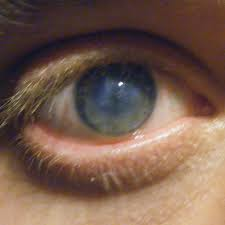
%> input picture Non Enrolled image/2.jpg, 225 x 225 px
$ octave --eval "result = iris1(imread('Non Enrolled image/2.jpg'));"   (GNU Octave 9; MATLAB toolbox functions it lacks are replaced by stand-ins)
%> lines starting %> are read from the running program, lines starting %| are printed output that depends on the picture; in (x1, y1, x2, y2) boxes, pixels count from 0 and x2, y2 are one past the last pixel; in counts of white or black regions, pixels touching at a corner belong together; the program's own positions count from 1
function template = iris1(I)
% ----------------------------------------------------------------------- %
I = imresize(I,[256 256]);
[row col dim] = size(I);

if dim == 3
    I = rgb2gray(I);
end

% figure,imshow(I);
% title('Eye Image');
I1 = hist_eq(I);  % Histogram Equalization
% figure,imshow(uint8(I1));
% title('Histogram Equalization');
template = createiristemplate(I1);
% [8 lines not run here, left out]
function I1 = hist_eq(I) % Histogram  Equalization
I=double(I');
seq=double(I(:));
seq=sort(seq);
seq=round(seq);
value=[];
count=[];
while ~isempty(seq)
    pos=find(seq==seq(1));
    c=length(pos);
    value=[value seq(1)];
    count=[count c];
    seq(pos)=[];
end
cdf=[];
for i=1:length(value)
    cdf=[cdf sum(count(1:i))];
end
cdf_min=min(cdf);
[M N]=size(I);
h=zeros(1,length(value));
for v=1:length(value)
    h(v)=round(((cdf(v)-cdf_min)/((M*N)-cdf_min)).*255);
end
I1=zeros(M,N);
S=sort(value);
for i=1:length(value)
    pos=(I==S(i));
    I1(pos)=h(i);
end
I1=I1';


function  [template mask] = createiristemplate(eyeimage)

% createiristemplate - generates a biometric template from an iris in
% an eye image.
%
% Usage:
% [template, mask] = createiristemplate(eyeimage_filename)
% Arguments:
%	eyeimage_filename   - the file name of the eye image
%
% Output:
%	template		    - the binary iris biometric template
%	mask			    - the binary iris noise mask

irisnum = 1;

%normalisation parameters
radial_res = 20;
angular_res = 240;
% with these settings a 9600 bit iris template is
% created

%feature encoding parameters
nscales = 1;
minWaveLength = 18;
mult = 1;                 % not applicable if using nscales = 1
sigmaOnf = 0.5;

[circleiris circlepupil imagewithnoise] = segmentiris(eyeimage);

% perform normalisation

[polar_array noise_array] = normaliseiris(imagewithnoise, circleiris(2),...
    circleiris(1), circleiris(3), circlepupil(2), ...
    circlepupil(1), circlepupil(3),irisnum, radial_res, angular_res);


% perform feature encoding
[template mask] = encode(polar_array, noise_array,...
    nscales, minWaveLength, mult, sigmaOnf);

% [7 lines of commented-out code are left out]

function [circleiris, circlepupil, imagewithnoise] = segmentiris(eyeimage)

% segmentiris - peforms automatic segmentation of the iris region
% from an eye image. Also isolates noise areas such as occluding
% eyelids and eyelashes.
%
% Usage:
% [circleiris, circlepupil, imagewithnoise] = segmentiris(image)
%
% Arguments:
%	eyeimage		- the input eye image
%
% Output:
%	circleiris	    - centre coordinates and radius
%			          of the detected iris boundary
%	circlepupil	    - centre coordinates and radius
%			          of the detected pupil boundary
%	imagewithnoise	- original eye image, but with
%			          location of noise marked with
%			          NaN values
%

% define range of pupil & iris radii

%CASIA
lpupilradius = 28;
upupilradius = 75;
lirisradius = 80;
uirisradius = 150;

% [8 lines of commented-out code are left out]
scaling = 0.4;


% find the iris boundary
[row, col, r] = findcircle(eyeimage, lirisradius, ...
    uirisradius, scaling, 2, 0.20, 0.19, 1.00, 0.00);

circleiris = [row col r];

rowd = double(row);
cold = double(col);
rd = double(r);

irl = round(rowd-rd);
iru = round(rowd+rd);
icl = round(cold-rd);
icu = round(cold+rd);

imgsize = size(eyeimage);

if irl < 1
    irl = 1;
end

if icl < 1
    icl = 1;
end

if iru > imgsize(1)
    iru = imgsize(1);
end

if icu > imgsize(2)
    icu = imgsize(2);
end

% to find the inner pupil, use just the region within the previously
% detected iris boundary
imagepupil = eyeimage( irl:iru,icl:icu);

%find pupil boundary
[rowp, colp, r] = findcircle(imagepupil, lpupilradius, ...
    upupilradius ,0.6,2,0.25,0.25,1.00,1.00);

rowp = double(rowp);
colp = double(colp);
r = double(r);

row = double(irl) + rowp;
col = double(icl) + colp;

row = round(row);
col = round(col);

circlepupil = [row col r];

% set up array for recording noise regions
% noise pixels will have NaN values
imagewithnoise = double(eyeimage);

%find top eyelid
topeyelid = imagepupil(1:(rowp-r), :);
lines = findline(topeyelid);

if size(lines,1) > 0
    [xl yl] = linecoords(lines, size(topeyelid));
    yl = double(yl) + irl-1;
    xl = double(xl) + icl-1;

    yla = max(yl);

    y2 = 1:yla;

    ind3 = sub2ind(size(eyeimage), yl, xl);
    imagewithnoise(ind3) = NaN;

    imagewithnoise(y2, xl) = NaN;
end

%find bottom eyelid
bottomeyelid = imagepupil((rowp+r):size(imagepupil,1),:);
lines = findline(bottomeyelid);

if size(lines,1) > 0

    [xl yl] = linecoords(lines, size(bottomeyelid));
    yl = double(yl)+ irl+rowp+r-2;
    xl = double(xl) + icl-1;

    yla = min(yl);

    y2 = yla:size(eyeimage, 1);

    ind4 = sub2ind(size(eyeimage), yl, xl);
    imagewithnoise(ind4) = NaN;
    imagewithnoise(y2, xl) = NaN;

end

%For CASIA, eliminate eyelashes by thresholding
ref = eyeimage < 100;
coords = find(ref==1);
imagewithnoise(coords) = NaN;

function [row, col, r] = findcircle(image,lradius,uradius,scaling, ...
    sigma, hithres, lowthres, vert, horz)


% findcircle - returns the coordinates of a circle in an image using the Hough transform
% and Canny edge detection to create the edge map.
%
% Usage:
% [row, col, r] = findcircle(image,lradius,uradius,scaling, sigma, hithres, lowthres, vert, horz)
%
% Arguments:
%	image		    - the image in which to find circles
%	lradius		    - lower radius to search for
%	uradius		    - upper radius to search for
%	scaling		    - scaling factor for speeding up the
%			          Hough transform
%	sigma		    - amount of Gaussian smoothing to
%			          apply for creating edge map.
%	hithres		    - threshold for creating edge map
%	lowthres	    - threshold for connected edges
%	vert		    - vertical edge contribution (0-1)
%	horz		    - horizontal edge contribution (0-1)
%
% Output:
%	circleiris	    - centre coordinates and radius
%			          of the detected iris boundary
%	circlepupil	    - centre coordinates and radius
%			          of the detected pupil boundary
%	imagewithnoise	- original eye image, but with
%			          location of noise marked with
%			          NaN values
%


lradsc = round(lradius*scaling);
uradsc = round(uradius*scaling);
rd = round(uradius*scaling - lradius*scaling);

% generate the edge image
[I2 or] = canny(image, sigma, scaling, vert, horz);
I3 = adjgamma(I2, 1.9);
I4 = nonmaxsup(I3, or, 1.5);
edgeimage = hysthresh(I4, hithres, lowthres);

% perform the circular Hough transform
h = houghcircle(edgeimage, lradsc, uradsc);

maxtotal = 0;

% find the maximum in the Hough space, and hence
% the parameters of the circle
for i=1:rd

    layer = h(:,:,i);
    [maxlayer] = max(max(layer));


    if maxlayer > maxtotal

        maxtotal = maxlayer;


        r = int32((lradsc+i) / scaling);

        [row,col] = ( find(layer == maxlayer) );


        row = int32(row(1) / scaling); % returns only first max value
        col = int32(col(1) / scaling);

    end

end

function [gradient, or] = canny(im, sigma, scaling, vert, horz)


% CANNY - Canny edge detection
%
% Function to perform Canny edge detection.
%
%
% Usage: [gradient or] = canny(im, sigma)
%
% Arguments:   im       - image to be procesed
%              sigma    - standard deviation of Gaussian smoothing filter
%                      (typically 1)
%		       scaling  - factor to reduce input image by
%		       vert     - weighting for vertical gradients
%		       horz     - weighting for horizontal gradients
%
% Returns:     gradient - edge strength image (gradient amplitude)
%              or       - orientation image (in degrees 0-180, positive
%                         anti-clockwise)
%
% See also:  NONMAXSUP, HYSTHRESH
%
%


xscaling = vert;
yscaling = horz;

hsize = [6*sigma+1, 6*sigma+1];   % The filter size.

gaussian = fspecial('gaussian',hsize,sigma);
im = filter2(gaussian,im);        % Smoothed image.

im = imresize(im, scaling);

[rows, cols] = size(im);

h =  [  im(:,2:cols)  zeros(rows,1) ] - [  zeros(rows,1)  im(:,1:cols-1)  ];
v =  [  im(2:rows,:); zeros(1,cols) ] - [  zeros(1,cols); im(1:rows-1,:)  ];
d1 = [  im(2:rows,2:cols) zeros(rows-1,1); zeros(1,cols) ] - ...
                               [ zeros(1,cols); zeros(rows-1,1) im(1:rows-1,1:cols-1)  ];
d2 = [  zeros(1,cols); im(1:rows-1,2:cols) zeros(rows-1,1);  ] - ...
                               [ zeros(rows-1,1) im(2:rows,1:cols-1); zeros(1,cols)   ];

X = ( h + (d1 + d2)/2.0 ) * xscaling;
Y = ( v + (d1 - d2)/2.0 ) * yscaling;

gradient = sqrt(X.*X + Y.*Y); % Gradient amplitude.
or = atan2(-Y, X);            % Angles -pi to + pi.
neg = or<0;                   % Map angles to 0-pi.
or = or.*~neg + (or+pi).*neg;
 % Convert to degrees.
or = or*180/pi;

function newim = adjgamma(im, g)


% ADJGAMMA - Adjusts image gamma.
%
% function g = adjgamma(im, g)
%
% Arguments:
%            im     - image to be processed.
%            g      - image gamma value.
%                     Values in the range 0-1 enhance contrast of bright
%                     regions, values > 1 enhance contrast in dark
%                     regions.


    if g <= 0
	error('Gamma value must be > 0');
    end

    if isa(im,'uint8');
	newim = double(im);
    else
	newim = im;
    end

    % rescale range 0-1
    newim = newim-min(min(newim));
    newim = newim./max(max(newim));

    % Apply gamma function
    newim =  newim.^(1/g);


function im = nonmaxsup(inimage, orient, radius)


% NONMAXSUP
%
% Usage:
%          im = nonmaxsup(inimage, orient, radius);
%
% Function for performing non-maxima suppression on an image using an
% orientation image.  It is assumed that the orientation image gives
% feature normal orientation angles in degrees (0-180).
%
% input:
%   inimage - image to be non-maxima suppressed.
%
%   orient  - image containing feature normal orientation angles in degrees
%             (0-180), angles positive anti-clockwise.
%
%   radius  - distance in pixel units to be looked at on each side of each
%             pixel when determining whether it is a local maxima or not.
%             (Suggested value about 1.2 - 1.5)
%
% Note: This function is slow (1 - 2 mins to process a 256x256 image).  It uses
% bilinear interpolation to estimate intensity values at ideal, real-valued pixel
% locations on each side of pixels to determine if they are local maxima.
%


if size(inimage) ~= size(orient)
  error('image and orientation image are of different sizes');
end

if radius < 1
  error('radius must be >= 1');
end

[rows,cols] = size(inimage);
im = zeros(rows,cols);        % Preallocate memory for output image for speed
iradius = ceil(radius);

% Precalculate x and y offsets relative to centre pixel for each orientation angle

angle = [0:180].*pi/180;    % Array of angles in 1 degree increments (but in radians).
xoff = radius*cos(angle);   % x and y offset of points at specified radius and angle
yoff = radius*sin(angle);   % from each reference position.

hfrac = xoff - floor(xoff); % Fractional offset of xoff relative to integer location
vfrac = yoff - floor(yoff); % Fractional offset of yoff relative to integer location

orient = fix(orient)+1;     % Orientations start at 0 degrees but arrays start
                            % with index 1.

% Now run through the image interpolating grey values on each side
% of the centre pixel to be used for the non-maximal suppression.

for row = (iradius+1):(rows - iradius)
  for col = (iradius+1):(cols - iradius)

    or = orient(row,col);   % Index into precomputed arrays

    x = col + xoff(or);     % x, y location on one side of the point in question
    y = row - yoff(or);

    fx = floor(x);          % Get integer pixel locations that surround location x,y
    cx = ceil(x);
    fy = floor(y);
    cy = ceil(y);
    tl = inimage(fy,fx);    % Value at top left integer pixel location.
    tr = inimage(fy,cx);    % top right
    bl = inimage(cy,fx);    % bottom left
    br = inimage(cy,cx);    % bottom right

    upperavg = tl + hfrac(or) * (tr - tl);  % Now use bilinear interpolation to
    loweravg = bl + hfrac(or) * (br - bl);  % estimate value at x,y
    v1 = upperavg + vfrac(or) * (loweravg - upperavg);

  if inimage(row, col) > v1 % We need to check the value on the other side...

    x = col - xoff(or);     % x, y location on the `other side' of the point in question
    y = row + yoff(or);

    fx = floor(x);
    cx = ceil(x);
    fy = floor(y);
    cy = ceil(y);
    tl = inimage(fy,fx);    % Value at top left integer pixel location.
    tr = inimage(fy,cx);    % top right
    bl = inimage(cy,fx);    % bottom left
    br = inimage(cy,cx);    % bottom right
    upperavg = tl + hfrac(or) * (tr - tl);
    loweravg = bl + hfrac(or) * (br - bl);
    v2 = upperavg + vfrac(or) * (loweravg - upperavg);

    if inimage(row,col) > v2            % This is a local maximum.
      im(row, col) = inimage(row, col); % Record value in the output image.
    end

   end
  end
end


function bw = hysthresh(im, T1, T2)


% HYSTHRESH - Hysteresis thresholding
%
% Usage: bw = hysthresh(im, T1, T2)
%
% Arguments:
%             im  - image to be thresholded (assumed to be non-negative)
%             T1  - upper threshold value
%             T2  - lower threshold value
%
% Returns:
%             bw  - the thresholded image (containing values 0 or 1)
%
% Function performs hysteresis thresholding of an image.
% All pixels with values above threshold T1 are marked as edges
% All pixels that are adjacent to points that have been marked as edges
% and with values above threshold T2 are also marked as edges. Eight
% connectivity is used.
%
% It is assumed that the input image is non-negative
%
% Peter Kovesi          December 1996  - Original version
%                       March    2001  - Speed improvements made (~4x)
%
%
% A stack (implemented as an array) is used to keep track of all the
% indices of pixels that need to be checked.
% Note: For speed the number of conditional tests have been minimised
% This results in the top and bottom edges of the image being considered to
% be connected.  This may cause some stray edges to be propagated further than
% they should be from the top or bottom.
%


if (T2 > T1 | T2 < 0 | T1 < 0)  % Check thesholds are sensible
  error('T1 must be >= T2 and both must be >= 0 ');
end

[rows, cols] = size(im);    % Precompute some values for speed and convenience.
rc = rows*cols;
rcmr = rc - rows;
rp1 = rows+1;

bw = im(:);                 % Make image into a column vector
pix = find(bw > T1);        % Find indices of all pixels with value > T1
npix = size(pix,1);         % Find the number of pixels with value > T1

stack = zeros(rows*cols,1); % Create a stack array (that should never
                            % overflow!)

stack(1:npix) = pix;        % Put all the edge points on the stack
stp = npix;                 % set stack pointer
for k = 1:npix
    bw(pix(k)) = -1;        % mark points as edges
end


% Precompute an array, O, of index offset values that correspond to the eight
% surrounding pixels of any point. Note that the image was transformed into
% a column vector, so if we reshape the image back to a square the indices
% surrounding a pixel with index, n, will be:
%              n-rows-1   n-1   n+rows-1
%
%               n-rows     n     n+rows
%
%              n-rows+1   n+1   n+rows+1

O = [-1, 1, -rows-1, -rows, -rows+1, rows-1, rows, rows+1];

while stp ~= 0            % While the stack is not empty
    v = stack(stp);         % Pop next index off the stack
    stp = stp - 1;

    if v > rp1 & v < rcmr   % Prevent us from generating illegal indices
			    % Now look at surrounding pixels to see if they
                            % should be pushed onto the stack to be
                            % processed as well.
       index = O+v;	    % Calculate indices of points around this pixel.
       for l = 1:8
           ind = index(l);
           if bw(ind) > T2   % if value > T2,
               stp = stp+1;  % push index onto the stack.
               stack(stp) = ind;
               bw(ind) = -1; % mark this as an edge point
           end
       end
    end
end


bw = (bw == -1);            % Finally zero out anything that was not an edge
% and reshape the image
bw = reshape(bw,rows,cols);


function h = houghcircle(edgeim, rmin, rmax)


% houghcircle - takes an edge map image, and performs the Hough transform
% for finding circles in the image.
%
% Usage:
% h = houghcircle(edgeim, rmin, rmax)
%
% Arguments:
%	edgeim      - the edge map image to be transformed
%   rmin, rmax  - the minimum and maximum radius values
%                 of circles to search for
% Output:
%	h           - the Hough transform
%


[rows,cols] = size(edgeim);
nradii = rmax-rmin+1;
h = zeros(rows,cols,nradii);

[y,x] = find(edgeim~=0);

%for each edge point, draw circles of different radii
for index=1:size(y)

    cx = x(index);
    cy = y(index);

    for n=1:nradii

        h(:,:,n) = addcircle(h(:,:,n),[cx,cy],n+rmin);

    end

end


function lines = findline(image)


% findline - returns the coordinates of a line in an image using the
% linear Hough transform and Canny edge detection to create
% the edge map.
%
% Usage:
% lines = findline(image)
%
% Arguments:
%	image   - the input image
%
% Output:
%	lines   - parameters of the detected line in polar form
%


[I2 or] = canny(image, 2, 1, 0.00, 1.00);

I3 = adjgamma(I2, 1.9);
I4 = nonmaxsup(I3, or, 1.5);
edgeimage = hysthresh(I4, 0.20, 0.15);


theta = (0:179)';
[R, xp] = radon(edgeimage, theta);

maxv = max(max(R));

if maxv > 25
    i = find(R == max(max(R)));
else
    lines = [];
    return;
end

[foo, ind] = sort(-R(i));
u = size(i,1);
k = i(ind(1:u));
[y,x]=ind2sub(size(R),k);
t = -theta(x)*pi/180;
r = xp(y);

lines = [cos(t) sin(t) -r];

cx = size(image,2)/2-1;
cy = size(image,1)/2-1;
lines(:,3) = lines(:,3) - lines(:,1)*cx - lines(:,2)*cy;


% [368 lines left out: functions normaliseiris, gaborconvolve, encode, addcircle, linecoords, not called in this run]
%> in hist_eq, `I=double(I');`:
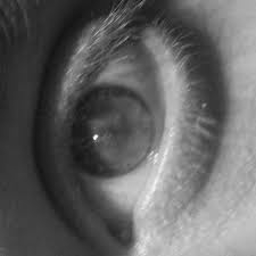
%> I: size 256x256 double; min 18, max 252, mean 98; mean of the top-left, top-right, bottom-left and bottom-right quarters 59.3, 110.3, 62.1, 160.4
%> the loop in hist_eq, `while ~isempty(seq)` made 228 passes
%> c on passes 17 to 19: 526, 472, 487
%> after the loop in hist_eq, `while ~isempty(seq)`: count = 228 values, max 996 at index 35, min 1 at index 226, mean 287.4; value = 228 values from 18 to 252
%> the loop in hist_eq, `for i=1:length(value)` made 228 passes
%> cdf on passes 1 to 3: 4, [4 6], [4 6 21]
%> after the loop in hist_eq, `for i=1:length(value)`: cdf = 228 values from 4 to 65536
%> in hist_eq, `cdf_min=min(cdf);`: cdf_min = 4
%> after the loop in hist_eq, `for v=1:length(value)`: h = 228 values from 0 to 255
%> in hist_eq, `S=sort(value);`: S = 228 values from 18 to 252
%> the loop in hist_eq, `for i=1:length(value)` made 228 passes
%> pass 1, in hist_eq, `pos=(I==S(i));`:
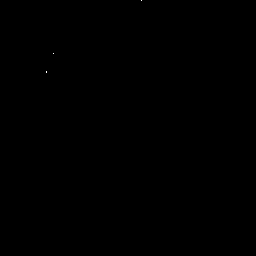
%> pos: size 256x256 logical; 0.01% white in thin lines or dots, all inside (x1, y1, x2, y2) = (46, 0, 142, 73)
%> after the loop in hist_eq, `for i=1:length(value)`:
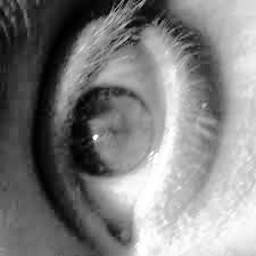
%> I1: size 256x256 double; min 0, max 255, mean 128.4
%> after the loop in nonmaxsup, `for row = (iradius+1):(rows - iradius)`:
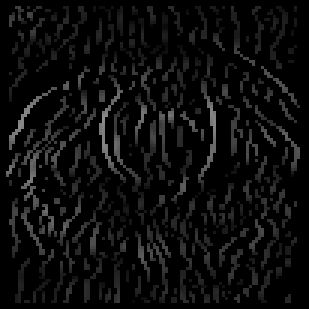
%> im: size 103x103 double (shown 3 times larger); min 0, max 0.56, mean 0.0491
%> after the loop in nonmaxsup, `for row = (iradius+1):(rows - iradius)`: v2 = 0.704
%> in hysthresh, `pix = find(bw > T1);`: pix = 1023 values from 264 to 10250
%> in hysthresh, `npix = size(pix,1);`: npix = 1023
%> the loop in hysthresh, `while stp ~= 0` made 1097 passes
%> (v, index) on passes 1 to 7: (10250, [10249 10251 10146 10147 10148 10352 10353 10354]), (10249, [10248 10250 10145 10146 10147 10351 10352 10353]), (10248, [10247 10249 10144 10145 10146 10350 10351 10352]), (10247, [10246 10248 10143 10144 10145 10349 10350 10351]), (10233, [10232 10234 10129 10130 10131 10335 10336 10337]), (10163, [10162 10164 10059 10060 10061 10265 10266 10267]), (10150, [10149 10151 10046 10047 10048 10252 10253 10254])
%> after the loop in hysthresh, `while stp ~= 0`: ind = 368; index = [263 265 160 161 162 366 367 368]; stp = 0
%> in hysthresh, `bw = (bw == -1);`: bw = 10609 logical values, 1097 true
%> in hysthresh, `bw = reshape(bw,rows,cols);`:
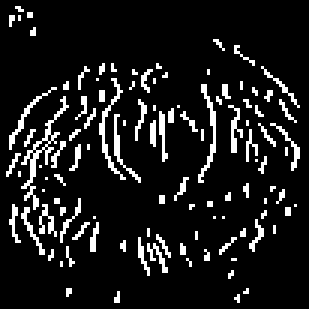
%> bw: size 103x103 logical (shown 3 times larger); 10.3% white in thin lines or dots
%> in houghcircle, `[y,x] = find(edgeim~=0);`: y = 1097 values from 3 to 101; x = 1097 values from 3 to 100
%> the loop in houghcircle, `for index=1:size(y)` made 1097 passes
%> (cx, cy) on passes 1 to 3: (3, 58), (3, 59), (4, 6)
%> the loop in findcircle, `for i=1:rd` made 28 passes
%> (maxlayer, maxtotal, row, col) on passes 1, 6, 7, 8: (52, 52, 143, 93), (55, 55, 163, 128), (57, 57, 160, 125), (60, 60, 165, 123)
%> pass 1, in findcircle, `layer = h(:,:,i);`:
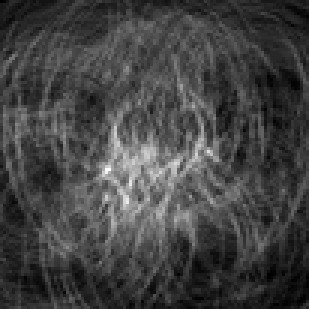
%> layer: size 103x103 double (shown 3 times larger); min 0, max 52, mean 13.7; drawn with min black and max white
%> after the loop in findcircle, `for i=1:rd`: r = 100
%> in segmentiris, `[row, col, r] = findcircle(eyeimage, lirisradius, uirisradius, scaling..`: row = 165; col = 123; r = 100
%> in segmentiris, `circleiris = [row col r];`: circleiris = [165 123 100]
%> in segmentiris, `rowd = double(row);`: rowd = 165
%> in segmentiris, `cold = double(col);`: cold = 123
%> in segmentiris, `rd = double(r);`: rd = 100
%> in segmentiris, `irl = round(rowd-rd);`: irl = 65
%> in segmentiris, `iru = round(rowd+rd);`: iru = 265
%> in segmentiris, `icl = round(cold-rd);`: icl = 23
%> in segmentiris, `icu = round(cold+rd);`: icu = 223
%> call 2 of adjgamma, with g = 1.9
%> in adjgamma (call 2), `newim =  newim.^(1/g);`:
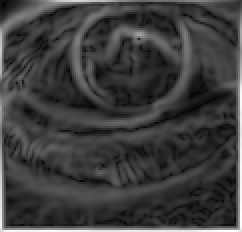
%> newim: size 116x121 double (shown 2 times larger); min 0, max 1, mean 0.24
%> the loop in hysthresh (call 2), `while stp ~= 0` made 1617 passes
%> (v, index) on passes 1 to 7: (13696, [13695 13697 13579 13580 13581 13811 13812 13813]), (13615, [13614 13616 13498 13499 13500 13730 13731 13732]), (13614, [13613 13615 13497 13498 13499 13729 13730 13731]), (13581, [13580 13582 13464 13465 13466 13696 13697 13698]), (13580, [13579 13581 13463 13464 13465 13695 13696 13697]), (13538, [13537 13539 13421 13422 13423 13653 13654 13655]), (13537, [13536 13538 13420 13421 13422 13652 13653 13654])
%> the loop in houghcircle (call 2), `for index=1:size(y)` made 1617 passes
%> cy on passes 1 to 2: 13, 14
%> (the run ends here)
